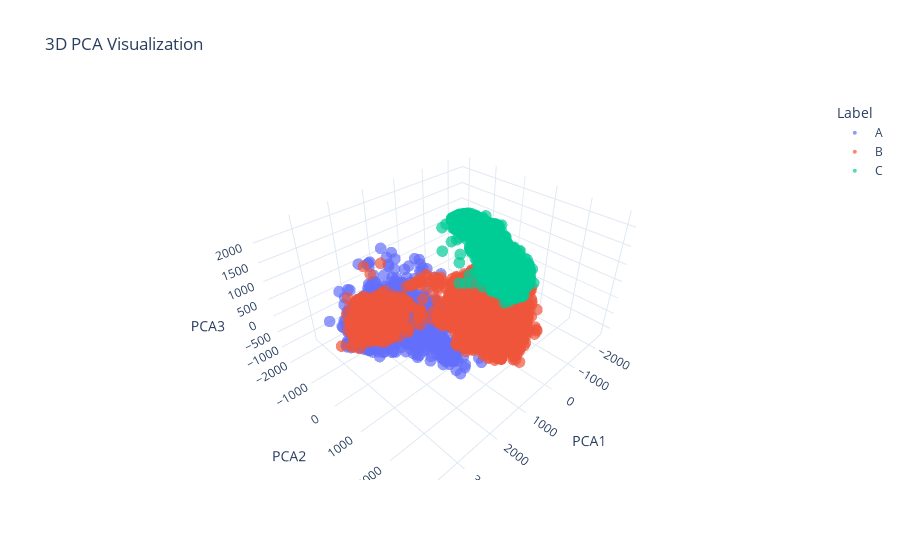

Write notebook code for a chart like this one.
### Code cell
# 3D PCA

X = []
y = []
label_names = []

for label_name, label_id in label_map.items():
    label_folder = os.path.join(base_dir, label_name)
    for sub_folder in os.listdir(label_folder):
        sub_path = os.path.join(label_folder, sub_folder)
        if os.path.isdir(sub_path):
            for file in os.listdir(sub_path):
                if file.lower().endswith(('.png', '.jpg', '.jpeg')):
                    img_path = os.path.join(sub_path, file)
                    img = Image.open(img_path).convert('L')  # grayscale
                    img = img.resize(img_size)
                    X.append(np.array(img).flatten())
                    y.append(label_id)
                    label_names.append(label_name)
X = np.array(X)

X_pca = PCA(n_components=3).fit_transform(X)

df_plot = pd.DataFrame({
    'PCA1': X_pca[:, 0],
    'PCA2': X_pca[:, 1],
    'PCA3': X_pca[:, 2],
    'Label': label_names
})

fig = px.scatter_3d(
    df_plot,
    x='PCA1', y='PCA2', z='PCA3',
    color='Label',
    title='3D PCA Visualization',
    opacity=0.7
)
fig.update_traces(marker=dict(size=4))
fig.update_layout(template='plotly_white')

fig.write_html("/Users/sonn/Sonn/Workspace/Projects/OrangesSweetnessML/reports/2024_3D_PCA_Classification.html")
fig.show()

### Figure 1 — Plotly figure (JSON) as saved in the notebook; plotly's stock layout.template omitted (floating-point values rounded to 4 significant figures; data arrays with more than 128 entries replaced by an {"elided": "..."} marker saying what was removed)
{"data": [{"hovertemplate": "Label=A<br>PCA1=%{x}<br>PCA2=%{y}<br>PCA3=%{z}<extra></extra>", "legendgroup": "A", "marker": {"color": "#636efa", "opacity": 0.7, "size": 4, "symbol": "circle"}, "mode": "markers", "name": "A", "scene": "scene", "showlegend": true, "type": "scatter3d", "x": {"elided": "3731 float values"}, "y": {"elided": "3731 float values"}, "z": {"elided": "3731 float values"}}, {"hovertemplate": "Label=B<br>PCA1=%{x}<br>PCA2=%{y}<br>PCA3=%{z}<extra></extra>", "legendgroup": "B", "marker": {"color": "#EF553B", "opacity": 0.7, "size": 4, "symbol": "circle"}, "mode": "markers", "name": "B", "scene": "scene", "showlegend": true, "type": "scatter3d", "x": {"elided": "5000 float values"}, "y": {"elided": "5000 float values"}, "z": {"elided": "5000 float values"}}, {"hovertemplate": "Label=C<br>PCA1=%{x}<br>PCA2=%{y}<br>PCA3=%{z}<extra></extra>", "legendgroup": "C", "marker": {"color": "#00cc96", "opacity": 0.7, "size": 4, "symbol": "circle"}, "mode": "markers", "name": "C", "scene": "scene", "showlegend": true, "type": "scatter3d", "x": {"elided": "6000 float values"}, "y": {"elided": "6000 float values"}, "z": {"elided": "6000 float values"}}], "layout": {"legend": {"title": {"text": "Label"}, "tracegroupgap": 0}, "scene": {"domain": {"x": [0, 1], "y": [0, 1]}, "xaxis": {"title": {"text": "PCA1"}}, "yaxis": {"title": {"text": "PCA2"}}, "zaxis": {"title": {"text": "PCA3"}}}, "title": {"text": "3D PCA Visualization"}}}
